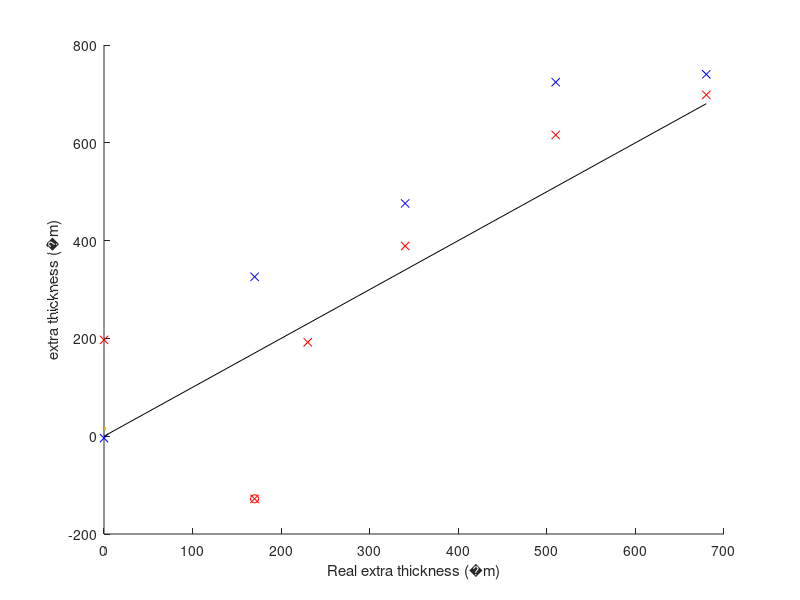

Reproduce this figure in MATLAB. (Note: this script raises an error after producing the figure.)
clear; close all; clc

%% === Predicted coverslip thickness === %%
% Define found thicknesses
real_total_thickness_um = [1   2   3   4   5] * 170;
pred_total_thickness_um = [166 496 646 894 910];

real_total_thickness_2nd_um = [[1   2  3   4   5] * 170,  400];
pred_total_thickness_2nd_um = [ 367 42 559 786 868,       362];

% Subtract coverslip thickness for bottom objective
real_extra_thickness_um = real_total_thickness_um - 170;
pred_extra_thickness_um = pred_total_thickness_um - 170;
real_extra_thickness_2nd_um = real_total_thickness_2nd_um - 170;
pred_extra_thickness_2nd_um = pred_total_thickness_2nd_um - 170;

impossible_threshold = -5;
impossible_mask_2nd = (pred_extra_thickness_2nd_um < impossible_threshold);

% Plot
um = ['(' char(181) 'm)'];
figure; hold on
thickness_plot     = plot(real_extra_thickness_um,     pred_extra_thickness_um,     'xb', MarkerSize=16);
thickness_2nd_plot = plot(real_extra_thickness_2nd_um, pred_extra_thickness_2nd_um, 'xr', MarkerSize=16);
impossible_plot    = plot(real_extra_thickness_2nd_um(impossible_mask_2nd), pred_extra_thickness_2nd_um(impossible_mask_2nd), 'or', MarkerSize=16);
lin = linspace(0, max(real_extra_thickness_um), 2);
lin_plot = plot(lin, lin, 'k');
hold off
xlabel(['Real extra thickness ' um])
ylabel(['extra thickness ' um])
legend([thickness_plot thickness_2nd_plot impossible_plot lin_plot], {'Predicted 1st round', 'Predicted 2nd round', 'Impossible thickness', 'Equality'}, Location='SouthEast')
title(sprintf('Extra coverslip thickness\npredicted by Raylearn'))
set(gca, 'FontSize', 14)


%% === Magnification SLM to image cam === %%
% Define found thicknesses
std_magnification_SLM_to_imgcam =     [0.022 0.451 0.659 0.989 1.010];
std_magnification_SLM_to_imgcam_2nd = [0.274 0.179 0.541 0.848 0.954,  0.267];

% Subtract coverslip thickness for bottom objective
real_extra_thickness_um = real_total_thickness_um - 170;
real_extra_thickness_2nd_um = real_total_thickness_2nd_um - 170;

% Plot
um = ['(' char(181) 'm)'];
figure; hold on
thickness_plot     = plot(real_extra_thickness_um,     std_magnification_SLM_to_imgcam,     'xb', MarkerSize=16);
thickness_2nd_plot = plot(real_extra_thickness_2nd_um, std_magnification_SLM_to_imgcam_2nd, 'xr', MarkerSize=16);
% lin = linspace(0, max(real_extra_thickness_um), 2);
% lin_plot = plot(lin, lin, 'k');
hold off
xlabel(['Real extra thickness ' um])
ylabel('Magnification SLM to image cam')
legend([thickness_plot thickness_2nd_plot], {'1st round', '2nd round'}, Location='SouthEast')
title(sprintf('Magnification SLM to image cam\nvs extra coverslip thickness'))
set(gca, 'FontSize', 14)


%% === Correlation with predicted coverslip thickness === %
pred_extra_thickness_all_um = cat(2, pred_extra_thickness_um, pred_extra_thickness_2nd_um);
std_magnification_SLM_to_imgcam_all = cat(2, std_magnification_SLM_to_imgcam, std_magnification_SLM_to_imgcam_2nd);

fprintf('\nCorrelation of predicted thickness and SLM-imgcam magnification: %.2f%%\n', ...
    100 * corr(pred_extra_thickness_all_um', std_magnification_SLM_to_imgcam_all') ...
)

no_impossible_mask = (pred_extra_thickness_all_um > impossible_threshold);

fprintf('\nCorrelation of predicted thickness and SLM-imgcam magnification, without impossible thickness: %.2f%%\n', ...
    100 * corr(pred_extra_thickness_all_um(no_impossible_mask)', std_magnification_SLM_to_imgcam_all(no_impossible_mask)') ...
)







